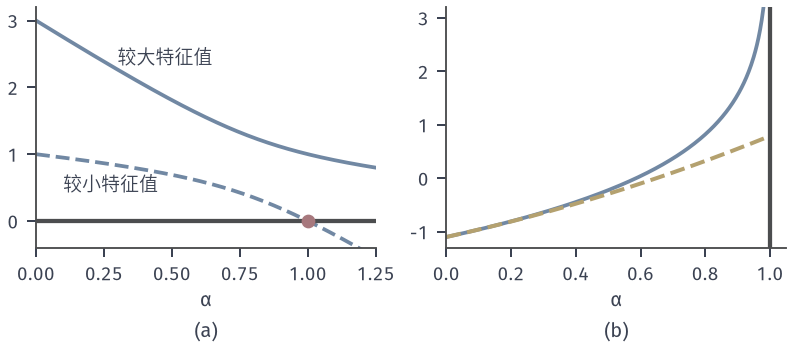

The Python source for this figure:
from pathlib import Path
import sys
ROOT = next(p for p in Path(__file__).resolve().parents if (p/"build.sh").is_file() and (p/"tex/book.tex").is_file())
sys.path.insert(0, str(ROOT/"figures/05-optimization/06-constrained-optimization/matplotlib/nlipm-common"))
from nlipm import *
OUT = Path(__file__).resolve().parent
# Positive definite matrices: X=[[2,1],[1,2]], D=[[-1,-1],[-1,-2]].
X = np.array([[2., 1.], [1., 2.]]); D = np.array([[-1., -1.], [-1., -2.]])
al = np.linspace(0, 1.25, 300); ev = np.array([np.linalg.eigvalsh(X+t*D) for t in al])
fig, (a, b) = figure(width_mm=112, height_mm=50, ncols=2)
a.plot(al, ev[:, 1], color=BLUE, lw=1.5); a.plot(al, ev[:, 0], color=BLUE, lw=1.5, ls='--'); a.axhline(0, color=EDGE, lw=1.7)
a.plot([1], [0], 'o', color=RED, ms=4.5, zorder=6); a.set_xlim(0, 1.25); a.set_ylim(-.4, 3.2); tag(a, '$\\alpha$', '(a)')
a.text(.3, 2.35, '较大特征值', fontsize=7.5); a.text(.1, .45, '较小特征值', fontsize=7.5)
Xi = np.linalg.inv(X); R = Xi@D; d1 = -np.trace(R); d2 = np.trace(R@R)
t = np.linspace(0, .9995, 400); phi = -np.log(3-4*t+t**2)
b.plot(t, phi, color=BLUE, lw=1.5); b.plot(t, -np.log(3)+d1*t+.5*d2*t**2, color=YELLOW, lw=1.6, ls='--'); b.axvline(1, color=EDGE, lw=1.7)
b.set_xlim(0, 1.05); b.set_ylim(-1.3, 3.2); tag(b, '$\\alpha$', '(b)')
save(fig, OUT, 'figure', {'d1': d1, 'd2': d2, 'eig_XinvD': sorted(np.linalg.eigvals(R).real.tolist())})
